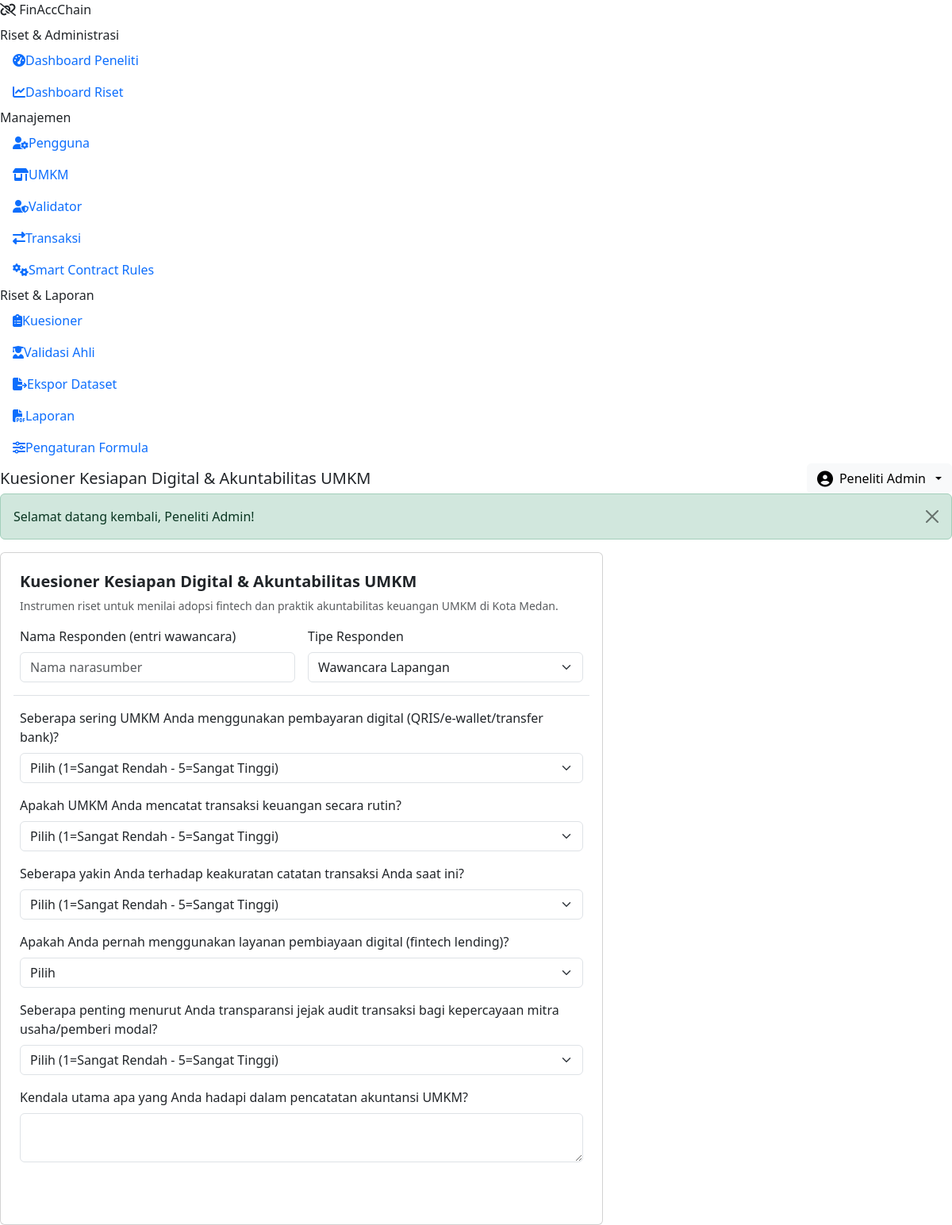
The page /research/questionnaire_fill.php?id=1 (signed in) on the database its author committed.
### tables this page shows
CREATE TABLE questionnaires (
    id INT UNSIGNED AUTO_INCREMENT PRIMARY KEY,
    title VARCHAR(150) NOT NULL,
    description VARCHAR(255) NULL,
    target_role ENUM('msme','validator','general') NOT NULL DEFAULT 'general',
    questions_json TEXT NOT NULL,
    is_active TINYINT(1) NOT NULL DEFAULT 1,
    created_at DATETIME NOT NULL DEFAULT CURRENT_TIMESTAMP
);

### core/helpers.php (called while the page is built, shortened)
<?php
function base_url(string $path = ''): string
{
    $path = ltrim($path, '/');
    return APP_URL_BASE . '/' . $path;
}
function e(?string $value): string
{
    return htmlspecialchars((string) $value, ENT_QUOTES, 'UTF-8');
}
function get_flashes(): array
{
    $flashes = $_SESSION['_flash'] ?? [];
    return $flashes;
}
function current_user(): ?array
{
    return $_SESSION['user'] ?? null;
}

### research/questionnaire_fill.php (the view, shortened to what this page needs)
<?php
require_once __DIR__ . '/../core/bootstrap.php';
$db = Database::connection();
$id = (int) ($_GET['id'] ?? 0);
$stmt = $db->prepare('SELECT * FROM questionnaires WHERE id = ? AND is_active = 1');
$stmt->execute([$id]);
$q = $stmt->fetch();
$questions = json_decode($q['questions_json'], true) ?: [];
$pageTitle = $q['title'];
$activeMenu = 'questionnaires';
require __DIR__ . '/../includes/app_header.php';
?>
<div class="card fac-card p-4" style="max-width:760px">
  <h5 class="fw-bold"><?= e($q['title']) ?></h5>
  <p class="text-muted small"><?= e($q['description']) ?></p>
  <form method="post">
    <?php if ($u['role_code'] === 'admin'): ?>
    <div class="row g-3 mb-3 border-bottom pb-3">
      <div class="col-md-6"><label class="form-label">Nama Responden (entri wawancara)</label><input name="respondent_name" class="form-control" placeholder="Nama narasumber"></div>
      <div class="col-md-6"><label class="form-label">Tipe Responden</label>
        <select name="respondent_type" class="form-select">
          <option value="interview">Wawancara Lapangan</option>
        </select>
      </div>
    </div>
    <?php endif; ?>
    <?php foreach ($questions as $item): ?>
      <div class="mb-3">
        <label class="form-label"><?= e($item['text']) ?></label>
        <?php if ($item['type'] === 'scale_1_5'): ?>
          <select name="ans_<?= e($item['code']) ?>" class="form-select" required>
            <option value="">Pilih (1=Sangat Rendah - 5=Sangat Tinggi)</option>
          </select>
        <?php elseif ($item['type'] === 'yes_no'): ?>
          <select name="ans_<?= e($item['code']) ?>" class="form-select" required>
            <option value="">Pilih</option><option value="Ya">Ya</option><option value="Tidak">Tidak</option>
          </select>
        <?php else: ?>
          <textarea name="ans_<?= e($item['code']) ?>" class="form-control" rows="2"></textarea>
        <?php endif; ?>
      </div>
    <?php endforeach; ?>
    <button class="btn text-white" style="background:var(--fac-primary)">Kirim Jawaban</button>
  </form>
</div>
<?php require __DIR__ . '/../includes/app_footer.php'; ?>

### includes/app_header.php (shortened to what this page needs)
<?php
$u = current_user();
$pageTitle = $pageTitle ?? APP_NAME;
$activeMenu = $activeMenu ?? '';
function fac_nav_item(string $key, string $active, string $href, string $icon, string $label): string
{
    $isActive = $key === $active ? ' active' : '';
    return '<li class="nav-item"><a class="nav-link' . $isActive . '" href="' . e($href) . '"><i class="fa-solid ' . e($icon) . '"></i>' . e($label) . '</a></li>';
}
?>
<!DOCTYPE html>
<html lang="id">
<head>
<link href="https://cdn.jsdelivr.net/npm/bootstrap@5.3.3/dist/css/bootstrap.min.css" rel="stylesheet">
<link href="https://cdnjs.cloudflare.com/ajax/libs/font-awesome/6.5.2/css/all.min.css" rel="stylesheet">
<link href="<?= base_url('assets/css/app.css') ?>" rel="stylesheet">
</head>
<body>
<div class="fac-app-sidebar" id="facSidebar">
  <div class="brand"><i class="fa-solid fa-link-slash"></i> <?= e(APP_NAME) ?></div>
  <ul class="nav flex-column pt-2">
  <?php if ($u['role_code'] === 'admin'): ?>
    <div class="nav-section">Riset & Administrasi</div>
    <?= fac_nav_item('dashboard', $activeMenu, base_url('admin/dashboard.php'), 'fa-gauge-high', 'Dashboard Peneliti') ?>
    <?= fac_nav_item('research_dashboard', $activeMenu, base_url('admin/research_dashboard.php'), 'fa-chart-line', 'Dashboard Riset') ?>
    <div class="nav-section">Manajemen</div>
    <?= fac_nav_item('users', $activeMenu, base_url('admin/users.php'), 'fa-user-gear', 'Pengguna') ?>
    <?= fac_nav_item('msmes', $activeMenu, base_url('admin/msmes.php'), 'fa-shop', 'UMKM') ?>
    <?= fac_nav_item('validators', $activeMenu, base_url('admin/validators.php'), 'fa-user-shield', 'Validator') ?>
    <?= fac_nav_item('transactions', $activeMenu, base_url('admin/transactions.php'), 'fa-right-left', 'Transaksi') ?>
    <?= fac_nav_item('rules', $activeMenu, base_url('admin/rules.php'), 'fa-gears', 'Smart Contract Rules') ?>
    <div class="nav-section">Riset & Laporan</div>
    <?= fac_nav_item('questionnaires', $activeMenu, base_url('research/questionnaire.php'), 'fa-clipboard-list', 'Kuesioner') ?>
    <?= fac_nav_item('expert', $activeMenu, base_url('research/expert_summary.php'), 'fa-user-graduate', 'Validasi Ahli') ?>
    <?= fac_nav_item('research_export', $activeMenu, base_url('research/export.php'), 'fa-file-export', 'Ekspor Dataset') ?>
    <?= fac_nav_item('reports', $activeMenu, base_url('reports/index.php'), 'fa-file-pdf', 'Laporan') ?>
    <?= fac_nav_item('settings', $activeMenu, base_url('admin/settings.php'), 'fa-sliders', 'Pengaturan Formula') ?>
  <?php endif; ?>
  </ul>
</div>
<div class="fac-app-main">
  <div class="fac-app-topbar d-flex align-items-center justify-content-between">
    <div class="d-flex align-items-center gap-2">
      <h5 class="mb-0"><?= e($pageTitle) ?></h5>
    </div>
    <div class="dropdown">
      <button class="btn btn-light dropdown-toggle d-flex align-items-center gap-2" data-bs-toggle="dropdown">
        <i class="fa-solid fa-circle-user fa-lg"></i>
        <span class="d-none d-sm-inline"><?= e($u['name']) ?></span>
      </button>
    </div>
  </div>
  <div class="fac-app-content">
    <?php $flashes = get_flashes(); if ($flashes): ?>
      <?php foreach ($flashes as $f): ?>
        <div class="alert alert-<?= e($f['type']) ?> alert-dismissible fade show" role="alert">
          <?= e($f['message']) ?>
          <button type="button" class="btn-close" data-bs-dismiss="alert"></button>
        </div>
      <?php endforeach; ?>
    <?php endif; ?>

### rows shown on the page
questionnaires: title "Kuesioner Kesiapan Digital & Akuntabilitas UMKM", description "Instrumen riset untuk menilai adopsi fintech dan praktik akuntabilitas keuangan UMKM di Kota Medan."

### other values the page prints
APP_NAME "FinAccChain"
$label "Dashboard Peneliti Dashboard Riset Pengguna UMKM Validator Transaksi Smart Contract Rules Kuesioner Validasi Ahli Ekspor Dataset Laporan Pengaturan Formula"
$u['name'] "Peneliti Admin"
$f['message'] "Selamat datang kembali, Peneliti Admin!"
$item['text'] "Seberapa sering UMKM Anda menggunakan pembayaran digital (QRIS/e-wallet/transfer bank)?"
$item['text'] "Apakah UMKM Anda mencatat transaksi keuangan secara rutin?"
$item['text'] "Seberapa yakin Anda terhadap keakuratan catatan transaksi Anda saat ini?"
$item['text'] "Apakah Anda pernah menggunakan layanan pembiayaan digital (fintech lending)?"
$item['text'] "Seberapa penting menurut Anda transparansi jejak audit transaksi bagi kepercayaan mitra usaha/pemberi modal?"
$item['text'] "Kendala utama apa yang Anda hadapi dalam pencatatan akuntansi UMKM?"
